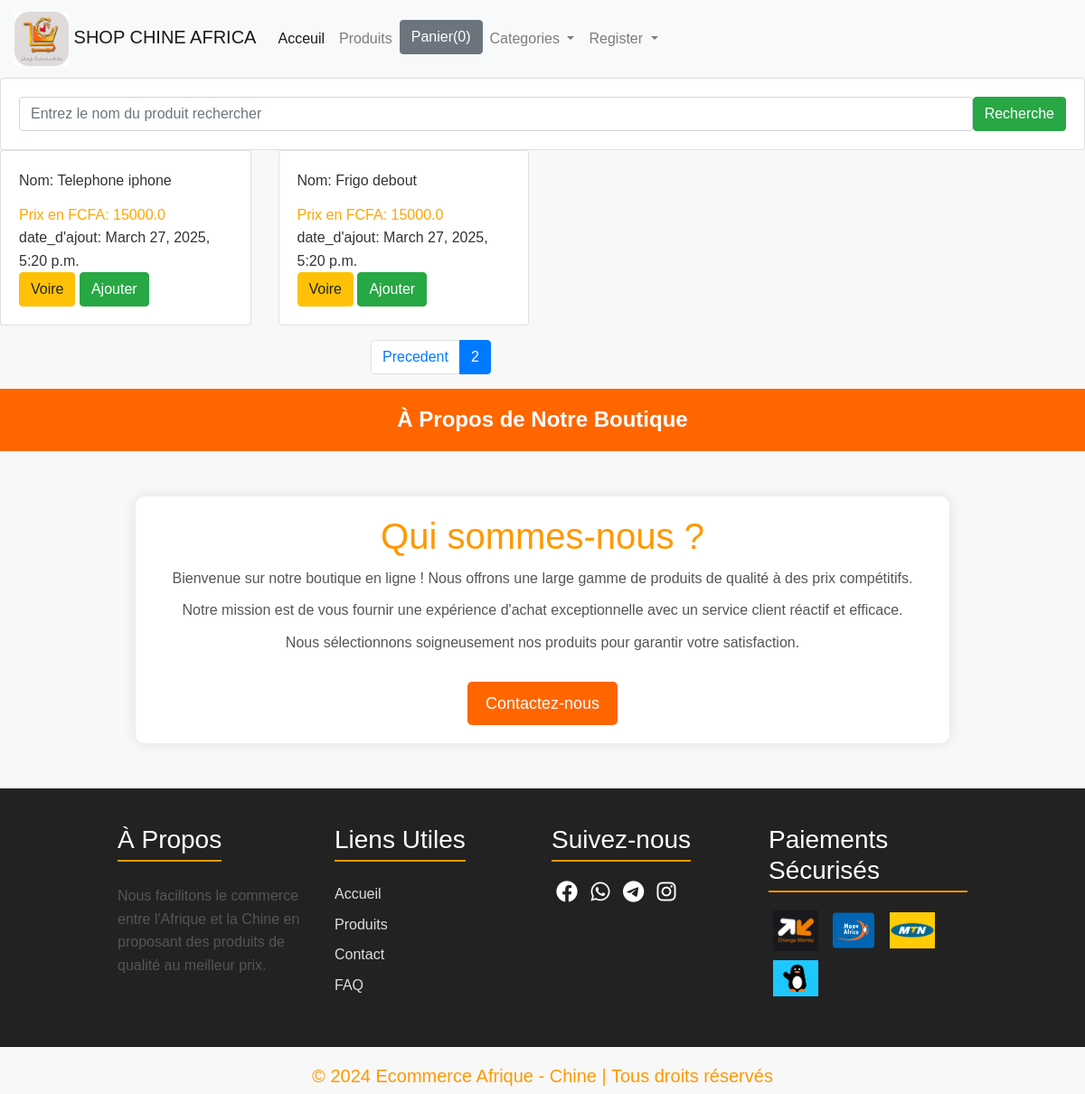
Page /?page=2 on the earlier database version.
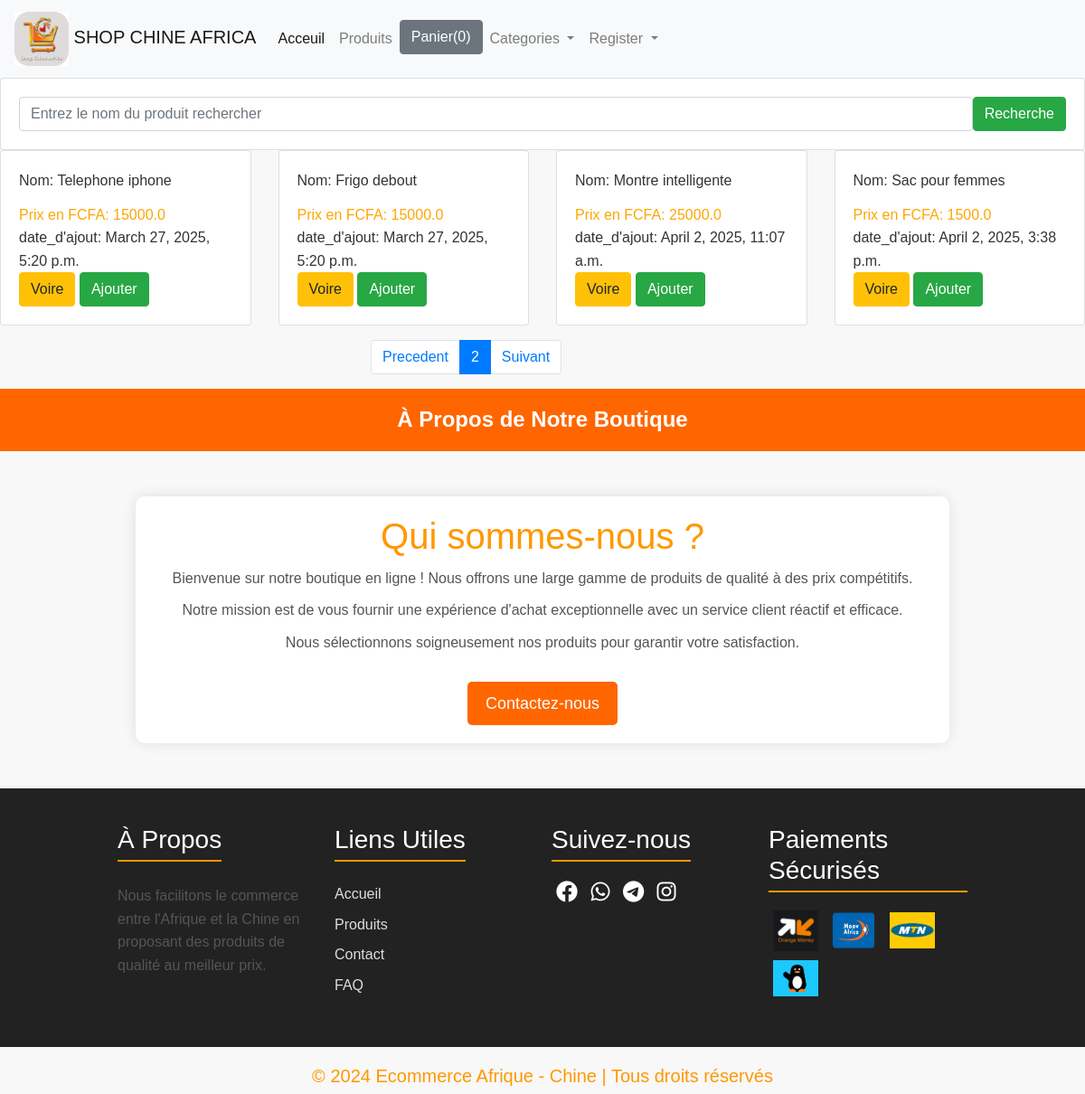
Same page on the later database version.
### shop/models.py (models this page shows, shortened)
class Product(models.Model):
    title = models.CharField(max_length=200)
    price = models.FloatField()
    description = models.TextField()
    category = models.ForeignKey(Category, related_name= 'categorie', on_delete=models.CASCADE)
    image = models.CharField(max_length=500)
    date_added = models.DateTimeField(auto_now=True)
    class Meta:
        ordering =['date_added']

### shop/views.py (the view)
# urls.py: path('' , index, name='base'),
def index(request):
    product_object = Product.objects.all()
    item_name = request.GET.get('item-name')#Pour afficher tous les produits
    if item_name != '' and item_name is not None:
        product_object = Product.objects.filter(title__icontains=item_name) #Pour rechercher un produit
    paginator = Paginator(product_object,4)
    page = request.GET.get('page')
    product_object=paginator.get_page(page)# Pour faire la pagination
    return render(request, 'shop/index.html', {'product_object': product_object})

### shop/templates/shop/index.html (shortened to what this page needs)
{% extends 'shop/base.html' %}
{% block content %}
     <div class="row">
        <div class="col-md-12">
          <form class="card card-sm">
            <div class="card-body row no-gutters align-items-center">
                <div class="col">
                    <input type="search" placeholder="Entrez le nom du produit rechercher" name="item-name" class="form-control form-control-borderless">
                </div>
                <div class="col-auto">
                    <button type="submit" class="btn btn-success">Recherche </button>
                </div>
            </div>
          </form>
        </div>
     </div>
    <div class="row">
      {% for product in product_object %}
      <div class="col-sm-3">
        <div class="card">
            <div class="card-body">
            <div id="aa{{ product.id }}" class="card-title">Nom: {{product.title}}</div>
            <div id="price{{product.id}}" style="color: orange;" class="card-text">Prix en FCFA: {{product.price}}</div>
            <div id="{{product.id}}" class="card-text">date_d'ajout: {{product.date_added}}</div>
            <a href="{{ product.id }}" class="btn btn-warning"> Voire</a>
            <button id="{{product.id}}" class="btn ted btn-success"> Ajouter</button>
          </div>
        </div>
    </div>
    {% endfor %}
    </div>
<div class="row mt-3">
      <div class="col-md-3 offset-md-4">
        <ul class="pagination">
          {% if product_object.has_previous %}
          <li class="page-item">
            <a class="page-link" href="?page={{ product_object.previous_page_number }}">Precedent</a>
          </li>
          {% endif %}
           <li class="page-item active">
            <a class="page-link" href="?page={{ product_object.number }}" class="">{{ product_object.number }}</a>
           </li>
          {% if product_object.has_next %}
          <li class="page-item">
            <a class="page-link" href="?page={{ product_object.next_page_number }}">Suivant</a>
          </li>
          {% endif %}
        </ul>
      </div>
</div>
<body>
  <header>À Propos de Notre Boutique</header>
  <div class="container">
      <h1>Qui sommes-nous ?</h1>
      <p>Bienvenue sur notre boutique en ligne ! Nous offrons une large gamme de produits de qualité à des prix compétitifs.</p>
      <p>Notre mission est de vous fournir une expérience d'achat exceptionnelle avec un service client réactif et efficace.</p>
      <p>Nous sélectionnons soigneusement nos produits pour garantir votre satisfaction.</p>
      <a href="{% url 'contact' %}"" class="cta-button">Contactez-nous</a>
</div>
  </div>
  </body>
<footer>
  <div class="footer-section">
      <h3>À Propos</h3>
      <p>Nous facilitons le commerce entre l'Afrique et la Chine en proposant des produits de qualité au meilleur prix.
      </p>
  </div>
  <div class="footer-section">
      <h3>Liens Utiles</h3>
      <ul>
          <li><a href="#">Accueil</a></li>
          <li><a href="#">Produits</a></li>
          <li><a href="{% url 'contact' %}">Contact</a></li>
          <li><a href="#">FAQ</a></li>
      </ul>
  </div>
  <div class="footer-section">
      <h3>Suivez-nous</h3>
      <div class="social-icons">
          <a href="https://www.facebook.com/share/15vfgKbSKD/"><i class="fab fa-facebook"></i></a>
          <a href="https://chat.whatsapp.com/I7no5reLKts6fslUualUbA"><i class="fab fa-whatsapp"></i></a>
          <a href="#"><i class="fab fa-telegram"></i></a>
          <a href="https://www.instagram.com/noelman59?igsh=MXZuc3l3eHczNWdvdg=="><i class="fab fa-instagram"></i></a>
      </div>
  </div>
  <div class="footer-section">
      <h3>Paiements Sécurisés</h3>
      <div class="payment-icons">
          <a href="https://www.orange.com" target="_blank">
            <img src="static\img\orange-money-logo.png" alt="Orange Mobile Money" width="45" height="45">
          </a>
          <a href="https://www.moov-africa.com" target="_blank">
            <img src="static/img/Moov_Africa_logo.png" alt="Moov Money" width="40" height="40">
          </a>
           <a href="https://www.mtn.com" target="_blank">
            <img src="static/img/Mtn-money-logo.png" alt="MTN Money" width="40" height="40">
          </a>
          <a href="https://www.wave.com" target="_blank">
            <img src="static/img/Wave-money-logo.png" alt="Wave Money" width="40" height="40">
          </a>
      </div>
  </div>
</footer>
<div class="copyright" style="color: #ff9800;">
  <h5>&copy; 2024 Ecommerce Afrique - Chine | Tous droits réservés</h5>
</div>
{% endblock content %}

### shop/templates/shop/base.html (shortened to what this page needs)
{% load static %}
<!DOCTYPE html>
<html lang="en">
<head>
    <link rel="stylesheet" href="https://cdn.jsdelivr.net/npm/bootstrap@4.1.3/dist/css/bootstrap.min.css">
    <link rel="stylesheet" href="https://cdnjs.cloudflare.com/ajax/libs/font-awesome/6.0.0/css/all.min.css">
    <link rel="stylesheet" href="https://cdn.jsdelivr.net/npm/bootstrap@4.1.3/dist/css/bootstrap.min.css">
</head>
<body>
    <div class="contenair">
        <div class="row">
            <div class="col-md-12">
            <nav class="navbar navbar-expand-lg navbar-light bg-light" >
                <a class="navbar-brand" href="{% url 'base' %}"><img src="static\img\logo1.jpg" alt="image"  width="60" height="60" >
                  SHOP CHINE AFRICA
                </a>
                <div class="collapse navbar-collapse" id="navbarNavDropdown">
                  <ul class="navbar-nav" >
                    <li class="nav-item active">
                      <a class="nav-link" href="{% url 'base' %} ">Acceuil <span class="sr-only">(current)</span></a>
                    </li>
                    <li class="nav-item">
                      <a class="nav-link" href="#">Produits</a>
                    </li>
                    <li class="nav-item">
                      <button id="panier" type="button" class="btn btn-secondary" data-html="true" data-container="body" data-toggle="popover"
                      data-placement="bottom" data-content="Vivamus sagittis lacus vel augue laoreet rutrum faucibus.">
                      Panier(0)
                    </button>
                    </li>
                    <li class="nav-item dropdown">
                      <a class="nav-link dropdown-toggle" href="#" id="navbarDropdownMenuLink" role="button"
                        data-toggle="dropdown" aria-haspopup="true" aria-expanded="false">Categories
                      </a>
                      <div class="dropdown-menu" aria-labelledby="navbarDropdownMenuLink">
                        <li class="nav-item dropdown">
                          <a class="nav-link dropdown-toggle" href="#" id="navbarDropdownMenuLink" role="button"
                          data-toggle="dropdown" aria-haspopup="true" aria-expanded="false"> Register </a>
                        </li>
                      </div>
                      </li>
                    </div>
                </div>
        </div>
        {% block content %}
        {% endblock content %}
</body>
</html>

### shop/templates/shop/index.html (style rules this page uses)
body { font-family: Arial, sans-serif; line-height: 1.6; margin: 0; padding: 0; background-color: #f8f8f8; color: #333; }
.container { max-width: 900px; margin: 50px auto; padding: 20px; background: white; box-shadow: 0 0 15px rgba(0, 0, 0, 0.1); border-radius: 10px; text-align: center; }
header { background: #ff6600; color: white; padding: 15px 0; text-align: center; font-size: 24px; font-weight: bold; }
h1 { color: #ff6600; }
p { color: #555; font-size: 16px; margin: 10px 0; }
.cta-button { display: inline-block; margin-top: 20px; padding: 10px 20px; font-size: 18px; color: white; background: #ff6600; text-decoration: none; border-radius: 5px; transition: background 0.3s; }
footer { background-color: #222; color: #fff; padding: 30px 10%; display: flex; flex-wrap: wrap; justify-content: space-between; }
.footer-section { flex: 1; min-width: 200px; margin: 10px; }
.footer-section h3 { margin-bottom: 15px; border-bottom: 2px solid #ff9800; display: inline-block; padding-bottom: 5px; }
.footer-section ul { list-style: none; padding: 0; }
.footer-section ul li { margin: 8px 0; }
.footer-section ul li a { color: #ddd; text-decoration: none; }
.social-icons a { color: #fff; margin: 5px; font-size: 24px; text-decoration: none; }
.payment-icons img { width: 50px; margin: 5px; }
.copyright { text-align: center; margin-top: 20px; font-size: 14px; }
h1 { color: #ff9800; font-size: 2.5em; }

Differences in the rows shown:
added Product: title "Montre intelligente", price "25000.0", date_added "April 2, 2025, 11:07 a.m."
added Product: title "Sac pour femmes", price "1500.0", date_added "April 2, 2025, 3:38 p.m."
Other differences:
text now shown: "Suivant"
